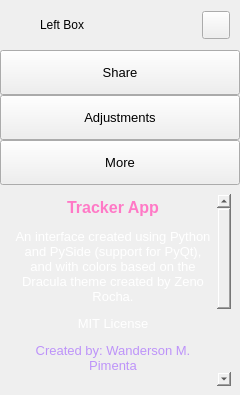
        <widget class="QFrame" name="extraLeftBox">
         <property name="minimumSize">
          <size>
           <width>0</width>
           <height>0</height>
          </size>
         </property>
         <property name="maximumSize">
          <size>
           <width>0</width>
           <height>16777215</height>
          </size>
         </property>
         <property name="frameShape">
          <enum>QFrame::NoFrame</enum>
         </property>
         <property name="frameShadow">
          <enum>QFrame::Raised</enum>
         </property>
         <layout class="QVBoxLayout" name="extraColumLayout">
          <property name="spacing">
           <number>0</number>
          </property>
          <property name="leftMargin">
           <number>0</number>
          </property>
          <property name="topMargin">
           <number>0</number>
          </property>
          <property name="rightMargin">
           <number>0</number>
          </property>
          <property name="bottomMargin">
           <number>0</number>
          </property>
          <item>
           <widget class="QFrame" name="extraTopBg">
            <property name="minimumSize">
             <size>
              <width>0</width>
              <height>50</height>
             </size>
            </property>
            <property name="maximumSize">
             <size>
              <width>16777215</width>
              <height>50</height>
             </size>
            </property>
            <property name="frameShape">
             <enum>QFrame::NoFrame</enum>
            </property>
            <property name="frameShadow">
             <enum>QFrame::Raised</enum>
            </property>
            <layout class="QVBoxLayout" name="verticalLayout_5">
             <property name="spacing">
              <number>0</number>
             </property>
             <property name="leftMargin">
              <number>0</number>
             </property>
             <property name="topMargin">
              <number>0</number>
             </property>
             <property name="rightMargin">
              <number>0</number>
             </property>
             <property name="bottomMargin">
              <number>0</number>
             </property>
             <item>
              <layout class="QGridLayout" name="extraTopLayout">
               <property name="leftMargin">
                <number>10</number>
               </property>
               <property name="rightMargin">
                <number>10</number>
               </property>
               <property name="horizontalSpacing">
                <number>10</number>
               </property>
               <property name="verticalSpacing">
                <number>0</number>
               </property>
               <item row="0" column="0">
                <widget class="QFrame" name="extraIcon">
                 <property name="minimumSize">
                  <size>
                   <width>20</width>
                   <height>0</height>
                  </size>
                 </property>
                 <property name="maximumSize">
                  <size>
                   <width>20</width>
                   <height>20</height>
                  </size>
                 </property>
                 <property name="frameShape">
                  <enum>QFrame::NoFrame</enum>
                 </property>
                 <property name="frameShadow">
                  <enum>QFrame::Raised</enum>
                 </property>
                </widget>
               </item>
               <item row="0" column="1">
                <widget class="QLabel" name="extraLabel">
                 <property name="minimumSize">
                  <size>
                   <width>150</width>
                   <height>0</height>
                  </size>
                 </property>
                 <property name="text">
                  <string>Left Box</string>
                 </property>
                </widget>
               </item>
               <item row="0" column="2">
                <widget class="QPushButton" name="extraCloseColumnBtn">
                 <property name="minimumSize">
                  <size>
                   <width>28</width>
                   <height>28</height>
                  </size>
                 </property>
                 <property name="maximumSize">
                  <size>
                   <width>28</width>
                   <height>28</height>
                  </size>
                 </property>
                 <property name="cursor">
                  <cursorShape>PointingHandCursor</cursorShape>
                 </property>
                 <property name="toolTip">
                  <string>Close left box</string>
                 </property>
                 <property name="text">
                  <string/>
                 </property>
                 <property name="icon">
                  <iconset resource="resources.qrc">
                   <normaloff>:/icons/images/icons/icon_close.png</normaloff>:/icons/images/icons/icon_close.png</iconset>
                 </property>
                 <property name="iconSize">
                  <size>
                   <width>20</width>
                   <height>20</height>
                  </size>
                 </property>
                </widget>
               </item>
              </layout>
             </item>
            </layout>
           </widget>
          </item>
          <item>
           <widget class="QFrame" name="extraContent">
            <property name="frameShape">
             <enum>QFrame::NoFrame</enum>
            </property>
            <property name="frameShadow">
             <enum>QFrame::Raised</enum>
            </property>
            <layout class="QVBoxLayout" name="verticalLayout_12">
             <property name="spacing">
              <number>0</number>
             </property>
             <property name="leftMargin">
              <number>0</number>
             </property>
             <property name="topMargin">
              <number>0</number>
             </property>
             <property name="rightMargin">
              <number>0</number>
             </property>
             <property name="bottomMargin">
              <number>0</number>
             </property>
             <item alignment="Qt::AlignTop">
              <widget class="QFrame" name="extraTopMenu">
               <property name="frameShape">
                <enum>QFrame::NoFrame</enum>
               </property>
               <property name="frameShadow">
                <enum>QFrame::Raised</enum>
               </property>
               <layout class="QVBoxLayout" name="verticalLayout_11">
                <property name="spacing">
                 <number>0</number>
                </property>
                <property name="leftMargin">
                 <number>0</number>
                </property>
                <property name="topMargin">
                 <number>0</number>
                </property>
                <property name="rightMargin">
                 <number>0</number>
                </property>
                <property name="bottomMargin">
                 <number>0</number>
                </property>
                <item>
                 <widget class="QPushButton" name="btn_share">
                  <property name="sizePolicy">
                   <sizepolicy hsizetype="Expanding" vsizetype="Fixed">
                    <horstretch>0</horstretch>
                    <verstretch>0</verstretch>
                   </sizepolicy>
                  </property>
                  <property name="minimumSize">
                   <size>
                    <width>0</width>
                    <height>45</height>
                   </size>
                  </property>
                  <property name="font">
                   <font>
                    <pointsize>10</pointsize>
                    <italic>false</italic>
                    <bold>false</bold>
                   </font>
                  </property>
                  <property name="cursor">
                   <cursorShape>PointingHandCursor</cursorShape>
                  </property>
                  <property name="layoutDirection">
                   <enum>Qt::LeftToRight</enum>
                  </property>
                  <property name="styleSheet">
                   <string notr="true">background-image: url(:/icons/images/icons/cil-share-boxed.png);</string>
                  </property>
                  <property name="text">
                   <string>Share</string>
                  </property>
                 </widget>
                </item>
                <item>
                 <widget class="QPushButton" name="btn_adjustments">
                  <property name="sizePolicy">
                   <sizepolicy hsizetype="Expanding" vsizetype="Fixed">
                    <horstretch>0</horstretch>
                    <verstretch>0</verstretch>
                   </sizepolicy>
                  </property>
                  <property name="minimumSize">
                   <size>
                    <width>0</width>
                    <height>45</height>
                   </size>
                  </property>
                  <property name="font">
                   <font>
                    <pointsize>10</pointsize>
                    <italic>false</italic>
                    <bold>false</bold>
                   </font>
                  </property>
                  <property name="cursor">
                   <cursorShape>PointingHandCursor</cursorShape>
                  </property>
                  <property name="layoutDirection">
                   <enum>Qt::LeftToRight</enum>
                  </property>
                  <property name="styleSheet">
                   <string notr="true">background-image: url(:/icons/images/icons/cil-equalizer.png);</string>
                  </property>
                  <property name="text">
                   <string>Adjustments</string>
                  </property>
                 </widget>
                </item>
                <item>
                 <widget class="QPushButton" name="btn_more">
                  <property name="sizePolicy">
                   <sizepolicy hsizetype="Expanding" vsizetype="Fixed">
                    <horstretch>0</horstretch>
                    <verstretch>0</verstretch>
                   </sizepolicy>
                  </property>
                  <property name="minimumSize">
                   <size>
                    <width>0</width>
                    <height>45</height>
                   </size>
                  </property>
                  <property name="font">
                   <font>
                    <pointsize>10</pointsize>
                    <italic>false</italic>
                    <bold>false</bold>
                   </font>
                  </property>
                  <property name="cursor">
                   <cursorShape>PointingHandCursor</cursorShape>
                  </property>
                  <property name="layoutDirection">
                   <enum>Qt::LeftToRight</enum>
                  </property>
                  <property name="styleSheet">
                   <string notr="true">background-image: url(:/icons/images/icons/cil-layers.png);</string>
                  </property>
                  <property name="text">
                   <string>More</string>
                  </property>
                 </widget>
                </item>
               </layout>
              </widget>
             </item>
             <item>
              <widget class="QFrame" name="extraCenter">
               <property name="frameShape">
                <enum>QFrame::NoFrame</enum>
               </property>
               <property name="frameShadow">
                <enum>QFrame::Raised</enum>
               </property>
               <layout class="QVBoxLayout" name="verticalLayout_10">
                <item>
                 <widget class="QTextEdit" name="textEdit">
                  <property name="minimumSize">
                   <size>
                    <width>222</width>
                    <height>0</height>
                   </size>
                  </property>
                  <property name="styleSheet">
                   <string notr="true">background: transparent;</string>
                  </property>
                  <property name="frameShape">
                   <enum>QFrame::NoFrame</enum>
                  </property>
                  <property name="readOnly">
                   <bool>true</bool>
                  </property>
                  <property name="html">
                   <string>&lt;!DOCTYPE HTML PUBLIC &quot;-//W3C//DTD HTML 4.0//EN&quot; &quot;http://www.w3.org/TR/REC-html40/strict.dtd&quot;&gt;
&lt;html&gt;&lt;head&gt;&lt;meta name=&quot;qrichtext&quot; content=&quot;1&quot; /&gt;&lt;meta charset=&quot;utf-8&quot; /&gt;&lt;style type=&quot;text/css&quot;&gt;
p, li { white-space: pre-wrap; }
&lt;/style&gt;&lt;/head&gt;&lt;body style=&quot; font-family:'Segoe UI'; font-size:10pt; font-weight:400; font-style:normal;&quot;&gt;
&lt;p align=&quot;center&quot; style=&quot; margin-top:12px; margin-bottom:12px; margin-left:0px; margin-right:0px; -qt-block-indent:0; text-indent:0px;&quot;&gt;&lt;span style=&quot; font-size:12pt; font-weight:600; color:#ff79c6;&quot;&gt;Tracker App&lt;/span&gt;&lt;/p&gt;
&lt;p align=&quot;center&quot; style=&quot; margin-top:12px; margin-bottom:12px; margin-left:0px; margin-right:0px; -qt-block-indent:0; text-indent:0px;&quot;&gt;&lt;span style=&quot; color:#ffffff;&quot;&gt;An interface created using Python and PySide (support for PyQt), and with colors based on the Dracula theme created by Zeno Rocha.&lt;/span&gt;&lt;/p&gt;
&lt;p align=&quot;center&quot; style=&quot; margin-top:12px; margin-bottom:12px; margin-left:0px; margin-right:0px; -qt-block-indent:0; text-indent:0px;&quot;&gt;&lt;span style=&quot; color:#ffffff;&quot;&gt;MIT License&lt;/span&gt;&lt;/p&gt;
&lt;p align=&quot;center&quot; style=&quot; margin-top:12px; margin-bottom:12px; margin-left:0px; margin-right:0px; -qt-block-indent:0; text-indent:0px;&quot;&gt;&lt;span style=&quot; color:#bd93f9;&quot;&gt;Created by: Wanderson M. Pimenta&lt;/span&gt;&lt;/p&gt;
&lt;p align=&quot;center&quot; style=&quot; margin-top:12px; margin-bottom:12px; margin-left:0px; margin-right:0px; -qt-block-indent:0; text-indent:0px;&quot;&gt;&lt;span style=&quot; font-size:12pt; font-weight:600; color:#ff79c6;&quot;&gt;Convert UI&lt;/span&gt;&lt;/p&gt;
&lt;p align=&quot;center&quot; style=&quot; margin-top:12px; margin-bottom:12px; margin-left:0px; margin-right:0px; -qt-block-indent:0; text-indent:0px;&quot;&gt;&lt;span style=&quot; font-size:9pt; color:#ffffff;&quot;&gt;pyside6-uic main.ui &amp;gt; ui_main.py&lt;/span&gt;&lt;/p&gt;
&lt;p align=&quot;center&quot; style=&quot; margin-top:12px; margin-bottom:12px; margin-left:0px; margin-right:0px; -qt-block-indent:0; text-indent:0px;&quot;&gt;&lt;span style=&quot; font-size:12pt; font-weight:600; color:#ff79c6;&quot;&gt;Convert QRC&lt;/span&gt;&lt;/p&gt;
&lt;p align=&quot;center&quot; style=&quot; margin-top:12px; margin-bottom:12px; margin-left:0px; margin-right:0px; -qt-block-indent:0; text-indent:0px;&quot;&gt;&lt;span style=&quot; font-size:9pt; color:#ffffff;&quot;&gt;pyside6-rcc resources.qrc -o resources_rc.py&lt;/span&gt;&lt;/p&gt;&lt;/body&gt;&lt;/html&gt;</string>
                  </property>
                 </widget>
                </item>
               </layout>
              </widget>
             </item>
             <item>
              <widget class="QFrame" name="extraBottom">
               <property name="frameShape">
                <enum>QFrame::NoFrame</enum>
               </property>
               <property name="frameShadow">
                <enum>QFrame::Raised</enum>
               </property>
              </widget>
             </item>
            </layout>
           </widget>
          </item>
         </layout>
        </widget>
